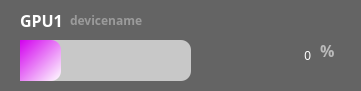
    <widget class="QFrame" name="frame_4">
     <property name="geometry">
      <rect>
       <x>30</x>
       <y>130</y>
       <width>361</width>
       <height>91</height>
      </rect>
     </property>
     <property name="styleSheet">
      <string notr="true">background-color:rgb(100, 100, 100);
border-style:solid;
border-radius: 10px;</string>
     </property>
     <property name="frameShape">
      <enum>QFrame::Shape::StyledPanel</enum>
     </property>
     <property name="frameShadow">
      <enum>QFrame::Shadow::Raised</enum>
     </property>
     <widget class="QLabel" name="cpu_name_4">
      <property name="geometry">
       <rect>
        <x>20</x>
        <y>10</y>
        <width>51</width>
        <height>21</height>
       </rect>
      </property>
      <property name="font">
       <font>
        <family>맑은 고딕</family>
        <pointsize>12</pointsize>
        <italic>false</italic>
        <bold>true</bold>
       </font>
      </property>
      <property name="styleSheet">
       <string notr="true">font: 700 12pt &quot;맑은 고딕&quot;;
color: rgb(255, 255, 255)</string>
      </property>
      <property name="text">
       <string>GPU1</string>
      </property>
     </widget>
     <widget class="QLabel" name="gpu1_usage">
      <property name="geometry">
       <rect>
        <x>210</x>
        <y>30</y>
        <width>101</width>
        <height>51</height>
       </rect>
      </property>
      <property name="layoutDirection">
       <enum>Qt::LayoutDirection::RightToLeft</enum>
      </property>
      <property name="styleSheet">
       <string notr="true">font: 700 40pt &quot;맑은 고딕&quot;;
color: rgb(255, 255, 255);</string>
      </property>
      <property name="text">
       <string>0</string>
      </property>
      <property name="alignment">
       <set>Qt::AlignmentFlag::AlignRight|Qt::AlignmentFlag::AlignTrailing|Qt::AlignmentFlag::AlignVCenter</set>
      </property>
     </widget>
     <widget class="QLabel" name="label_13">
      <property name="geometry">
       <rect>
        <x>170</x>
        <y>110</y>
        <width>91</width>
        <height>31</height>
       </rect>
      </property>
      <property name="styleSheet">
       <string notr="true">font: 700 14pt &quot;맑은 고딕&quot;;</string>
      </property>
      <property name="text">
       <string>0%</string>
      </property>
     </widget>
     <widget class="QLabel" name="label_14">
      <property name="geometry">
       <rect>
        <x>30</x>
        <y>140</y>
        <width>131</width>
        <height>31</height>
       </rect>
      </property>
      <property name="styleSheet">
       <string notr="true">font: 700 14pt &quot;맑은 고딕&quot;;</string>
      </property>
      <property name="text">
       <string>MEMORY:</string>
      </property>
     </widget>
     <widget class="QLabel" name="memory_usage_2">
      <property name="geometry">
       <rect>
        <x>170</x>
        <y>140</y>
        <width>91</width>
        <height>31</height>
       </rect>
      </property>
      <property name="styleSheet">
       <string notr="true">font: 700 14pt &quot;맑은 고딕&quot;;</string>
      </property>
      <property name="text">
       <string>0%</string>
      </property>
     </widget>
     <widget class="QProgressBar" name="gpu1_progressBar">
      <property name="geometry">
       <rect>
        <x>20</x>
        <y>40</y>
        <width>171</width>
        <height>41</height>
       </rect>
      </property>
      <property name="styleSheet">
       <string notr="true">QProgressBar{
	background-color : rgb(200, 200, 200);
	border-style:solid;
	border-top-right-radius: 10px;
    border-bottom-right-radius: 10px;
    border-top-left-radius: 0px;
    border-bottom-left-radius: 0px;
	text-align: center;
}

QProgressBar::chunk{
	border-top-right-radius: 10px;
    border-bottom-right-radius: 10px;
    border-top-left-radius: 0px;
    border-bottom-left-radius: 0px;
	
	background-color: qlineargradient(spread:pad, x1:0, y1:0, x2:1, y2:1, stop:0 rgba(210, 0, 238, 255), stop:1 rgba(255, 255, 255, 255));
	
	
		
}</string>
      </property>
      <property name="value">
       <number>24</number>
      </property>
      <property name="textVisible">
       <bool>false</bool>
      </property>
     </widget>
     <widget class="QLabel" name="cpu_name_5">
      <property name="geometry">
       <rect>
        <x>320</x>
        <y>40</y>
        <width>21</width>
        <height>21</height>
       </rect>
      </property>
      <property name="font">
       <font>
        <family>맑은 고딕</family>
        <pointsize>12</pointsize>
        <italic>false</italic>
        <bold>true</bold>
       </font>
      </property>
      <property name="styleSheet">
       <string notr="true">font: 700 12pt &quot;맑은 고딕&quot;;
color: rgb(186, 186, 186);</string>
      </property>
      <property name="text">
       <string>%</string>
      </property>
     </widget>
     <widget class="QLabel" name="cpu_name_6">
      <property name="geometry">
       <rect>
        <x>70</x>
        <y>10</y>
        <width>181</width>
        <height>21</height>
       </rect>
      </property>
      <property name="font">
       <font>
        <family>맑은 고딕</family>
        <pointsize>9</pointsize>
        <italic>false</italic>
        <bold>true</bold>
       </font>
      </property>
      <property name="styleSheet">
       <string notr="true">font: 700 9pt &quot;맑은 고딕&quot;;
color: rgb(155, 155, 155)</string>
      </property>
      <property name="text">
       <string>devicename</string>
      </property>
     </widget>
    </widget>
